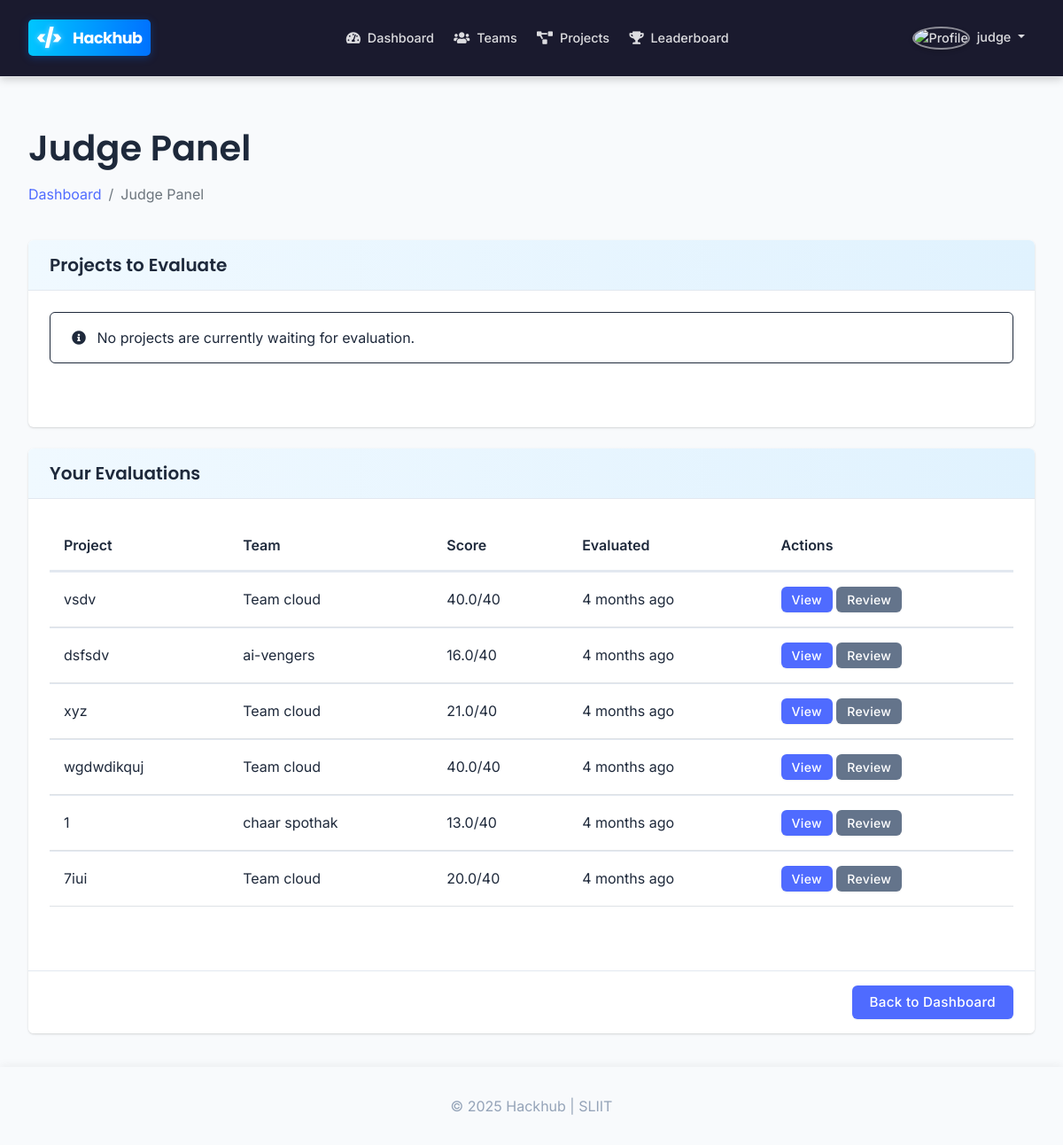
The app's page /pages/judge.php (signed in) with its own data.
### tables this page shows
CREATE TABLE `projects` (
  `project_id` int(11) NOT NULL,
  `team_id` int(11) NOT NULL,
  `title` varchar(100) NOT NULL,
  `description` text NOT NULL,
  `tech_stack` text DEFAULT NULL,
  `github_link` varchar(255) DEFAULT NULL,
  `demo_link` varchar(255) DEFAULT NULL,
  `status` enum('draft','submitted','under_review','rejected','approved') NOT NULL DEFAULT 'draft',
  `submission_date` timestamp NULL DEFAULT NULL,
  `admin_feedback` text DEFAULT NULL,
  `created_at` timestamp NOT NULL DEFAULT current_timestamp(),
  `updated_at` timestamp NOT NULL DEFAULT current_timestamp() ON UPDATE current_timestamp()
);

CREATE TABLE `teams` (
  `team_id` int(11) NOT NULL,
  `team_name` varchar(100) NOT NULL,
  `team_description` text DEFAULT NULL,
  `created_by` int(11) NOT NULL,
  `created_at` timestamp NOT NULL DEFAULT current_timestamp(),
  `updated_at` timestamp NOT NULL DEFAULT current_timestamp() ON UPDATE current_timestamp()
);

CREATE TABLE `evaluations` (
  `evaluation_id` int(11) NOT NULL,
  `project_id` int(11) NOT NULL,
  `judge_id` int(11) NOT NULL,
  `innovation_score` decimal(3,1) NOT NULL,
  `implementation_score` decimal(3,1) NOT NULL,
  `impact_score` decimal(3,1) NOT NULL,
  `presentation_score` decimal(3,1) NOT NULL,
  `total_score` decimal(4,1) GENERATED ALWAYS AS (`innovation_score` + `implementation_score` + `impact_score` + `presentation_score`) STORED,
  `comments` text DEFAULT NULL,
  `evaluated_at` timestamp NOT NULL DEFAULT current_timestamp(),
  `updated_at` timestamp NOT NULL DEFAULT current_timestamp() ON UPDATE current_timestamp()
);

### pages/judge.php (the view, shortened to what this page needs)
<?php
require_once '../includes/config.php';
$user_id = $_SESSION['user_id'];
$projects = array();
$evaluated_projects = array();
$sql = "SELECT p.*, t.team_name, u.first_name, u.last_name, u.username, e.total_score, e.evaluated_at
        FROM projects p
        JOIN teams t ON p.team_id = t.team_id
        JOIN users u ON t.created_by = u.user_id
        JOIN evaluations e ON p.project_id = e.project_id
        WHERE e.judge_id = ?
        ORDER BY e.evaluated_at DESC";
if ($stmt = mysqli_prepare($conn, $sql)) {
    mysqli_stmt_bind_param($stmt, "i", $user_id);
    if (mysqli_stmt_execute($stmt)) {
        $result = mysqli_stmt_get_result($stmt);
        while ($row = mysqli_fetch_assoc($result)) {
            $evaluated_projects[] = $row;
        }
    }
}
require_once '../includes/header.php';
?>
<div class="container">
    <div class="row mb-4">
        <div class="col-md-12">
            <h1>Judge Panel</h1>
            <nav aria-label="breadcrumb">
                <ol class="breadcrumb">
                    <li class="breadcrumb-item"><a href="<?php echo BASE_URL; ?>/pages/dashboard.php">Dashboard</a></li>
                    <li class="breadcrumb-item active" aria-current="page">Judge Panel</li>
                </ol>
            </nav>
        </div>
    </div>
    <div class="row mb-4">
        <div class="col-md-12">
            <div class="card">
                <div class="card-header">
                    <h5 class="mb-0">Projects to Evaluate</h5>
                </div>
                <div class="card-body">
                    <?php if (count($projects) > 0): ?>
                    <div class="table-responsive">
                        <table class="table table-hover">
                            <thead>
                                <tr>
                                    <th>Project</th>
                                    <th>Team</th>
                                    <th>Submitted</th>
                                    <th>Actions</th>
                                </tr>
                            </thead>
                            <tbody>
                                <?php foreach ($projects as $project): ?>
                                <tr>
                                    <td><?php echo htmlspecialchars($project['title']); ?></td>
                                    <td><?php echo htmlspecialchars($project['team_name']); ?></td>
                                    <td><span class="time-ago" data-timestamp="<?php echo strtotime($project['submission_date']); ?>"><?php echo time_ago($project['submission_date']); ?></span></td>
                                    <td>
                                        <a href="<?php echo BASE_URL; ?>/pages/project-details.php?id=<?php echo $project['project_id']; ?>" class="btn btn-sm btn-primary">View</a>
                                        <a href="<?php echo BASE_URL; ?>/pages/evaluate-project.php?id=<?php echo $project['project_id']; ?>" class="btn btn-sm btn-success">Evaluate</a>
                                    </td>
                                </tr>
                                <?php endforeach; ?>
                            </tbody>
                        </table>
                    </div>
                    <?php else: ?>
                    <div class="alert alert-info">
                        <i class="fas fa-info-circle me-2"></i> No projects are currently waiting for evaluation.
                    </div>
                    <?php endif; ?>
                </div>
            </div>
        </div>
    </div>
    <div class="row">
        <div class="col-md-12">
            <div class="card">
                <div class="card-header">
                    <h5 class="mb-0">Your Evaluations</h5>
                </div>
                <div class="card-body">
                    <?php if (count($evaluated_projects) > 0): ?>
                    <div class="table-responsive">
                        <table class="table table-hover">
                            <thead>
                                <tr>
                                    <th>Project</th>
                                    <th>Team</th>
                                    <th>Score</th>
                                    <th>Evaluated</th>
                                    <th>Actions</th>
                                </tr>
                            </thead>
                            <tbody>
                                <?php foreach ($evaluated_projects as $project): ?>
                                <tr>
                                    <td><?php echo htmlspecialchars($project['title']); ?></td>
                                    <td><?php echo htmlspecialchars($project['team_name']); ?></td>
                                    <td><?php echo number_format($project['total_score'], 1); ?>/40</td>
                                    <td><span class="time-ago" data-timestamp="<?php echo strtotime($project['evaluated_at']); ?>"><?php echo time_ago($project['evaluated_at']); ?></span></td>
                                    <td>
                                        <a href="<?php echo BASE_URL; ?>/pages/project-details.php?id=<?php echo $project['project_id']; ?>" class="btn btn-sm btn-primary">View</a>
                                        <a href="<?php echo BASE_URL; ?>/pages/evaluate-project.php?id=<?php echo $project['project_id']; ?>" class="btn btn-sm btn-secondary">Review</a>
                                    </td>
                                </tr>
                                <?php endforeach; ?>
                            </tbody>
                        </table>
                    </div>
                    <?php else: ?>
                    <div class="alert alert-info">
                        <i class="fas fa-info-circle me-2"></i> You haven't evaluated any projects yet.
                    </div>
                    <?php endif; ?>
                </div>
                <div class="card-footer text-end">
                    <a href="<?php echo BASE_URL; ?>/pages/dashboard.php" class="btn btn-primary">Back to Dashboard</a>
                </div>
            </div>
        </div>
    </div>
</div>
<?php
require_once '../includes/footer.php';
?>

### css/style.css (style rules this page uses)
:root { --primary-50: #f0f9ff; --primary-100: #e0f2fe; --primary-200: #bae6fd; --primary-300: #7dd3fc; --primary-400: #38bdf8; --primary-500: #0ea5e9; --primary-600: #0284c7; --primary-700: #0369a1; --primary-800: #075985; --primary-900: #0c4a6e; --gray-50: #f9fafb; --gray-100: #f3f4f6; --gray-200: #e5e7eb; --gray-300: #d1d5db; --gray-400: #9ca3af; --gray-500: #6b7280; --gray-600: #4b5563; --gray-700: #374151; --gray-800: #1f2937; --gray-900: #111827; --success: #10b981; --warning: #f59e0b; --danger: #ef4444; --info: #3b82f6; --primary: var(--primary-600); --secondary: var(--gray-600); --accent: #8b5cf6; --background: #ffffff; --card-bg: #ffffff; --text: var(--gray-800); --text-secondary: var(--gray-500); --border: var(--gray-200); }
* { margin: 0; padding: 0; box-sizing: border-box; }
body { min-height: 100vh; display: flex; flex-direction: column; font-family: 'Inter', -apple-system, BlinkMacSystemFont, 'Segoe UI', Roboto, Oxygen, Ubuntu, Cantarell, sans-serif; background-color: var(--background); color: var(--text); line-height: 1.6; transition: background-color 0.3s ease, color 0.3s ease; }
.container { flex: 1; }
h1, h2, h3, h4, h5, h6 { font-weight: 600; color: var(--dark-color); }
.card { border: 1px solid var(--border); border-radius: 12px; background: var(--card-bg); box-shadow: 0 4px 20px rgba(0, 0, 0, 0.04); transition: all 0.3s cubic-bezier(0.4, 0, 0.2, 1); overflow: hidden; margin-bottom: 1.5rem; }
.card-header { background: linear-gradient(90deg, var(--primary-50), var(--primary-100)); color: var(--primary-800); border-bottom: 1px solid var(--border); padding: 1.25rem 1.5rem; font-weight: 600; font-size: 1.1rem; display: flex; align-items: center; justify-content: space-between; }
.card-body { padding: 1.5rem; }
.card-footer { background: var(--gray-50); border-top: 1px solid var(--border); padding: 1rem 1.5rem; }
.btn { border-radius: 8px; font-weight: 500; padding: 0.625rem 1.5rem; transition: all 0.2s cubic-bezier(0.4, 0, 0.2, 1); position: relative; overflow: hidden; border: none; font-size: 0.95rem; text-transform: none; letter-spacing: 0.3px; box-shadow: 0 2px 5px rgba(0, 0, 0, 0.05); }
.btn-primary { background-color: var(--primary-600); color: white; }
.btn-sm { padding: 0.4rem 1rem; font-size: 0.85rem; }

### includes/footer.php (style rules this page uses)
body { margin-bottom: 70px; }

### records on screen
projects: title "vsdv", team.team_name "Team cloud", evaluations.total_score "40.0"
projects: title "dsfsdv", team.team_name "ai-vengers", evaluations.total_score "16.0"
projects: title "xyz", team.team_name "Team cloud", evaluations.total_score "21.0"
projects: title "wgdwdikquj", team.team_name "Team cloud", evaluations.total_score "40.0"
projects: title "1", team.team_name "chaar spothak", evaluations.total_score "13.0"
projects: title "7iui", team.team_name "Team cloud", evaluations.total_score "20.0"

### other values on screen
$_SESSION['username'] "judge"
